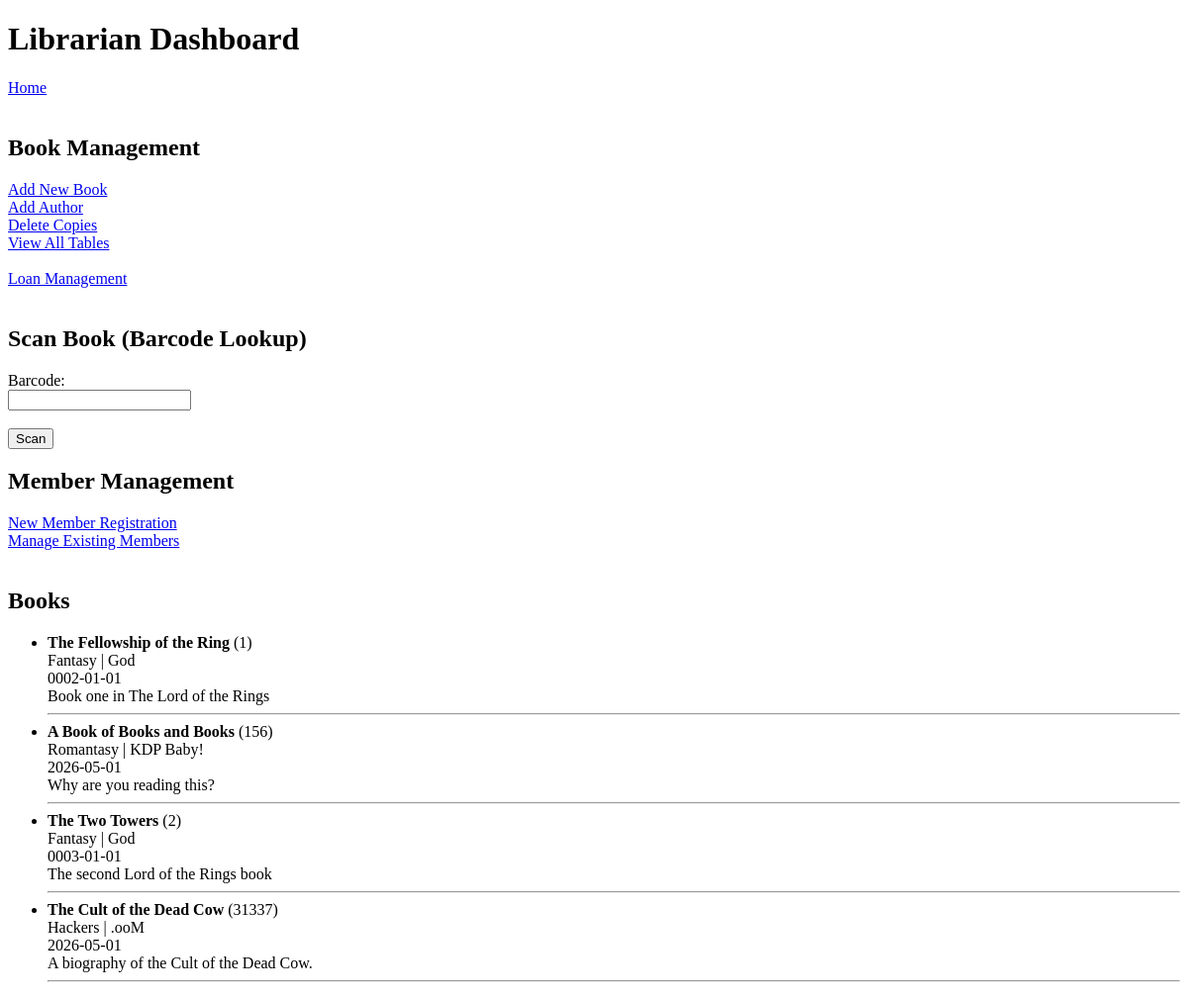
The page /librarian on the database as committed earlier.
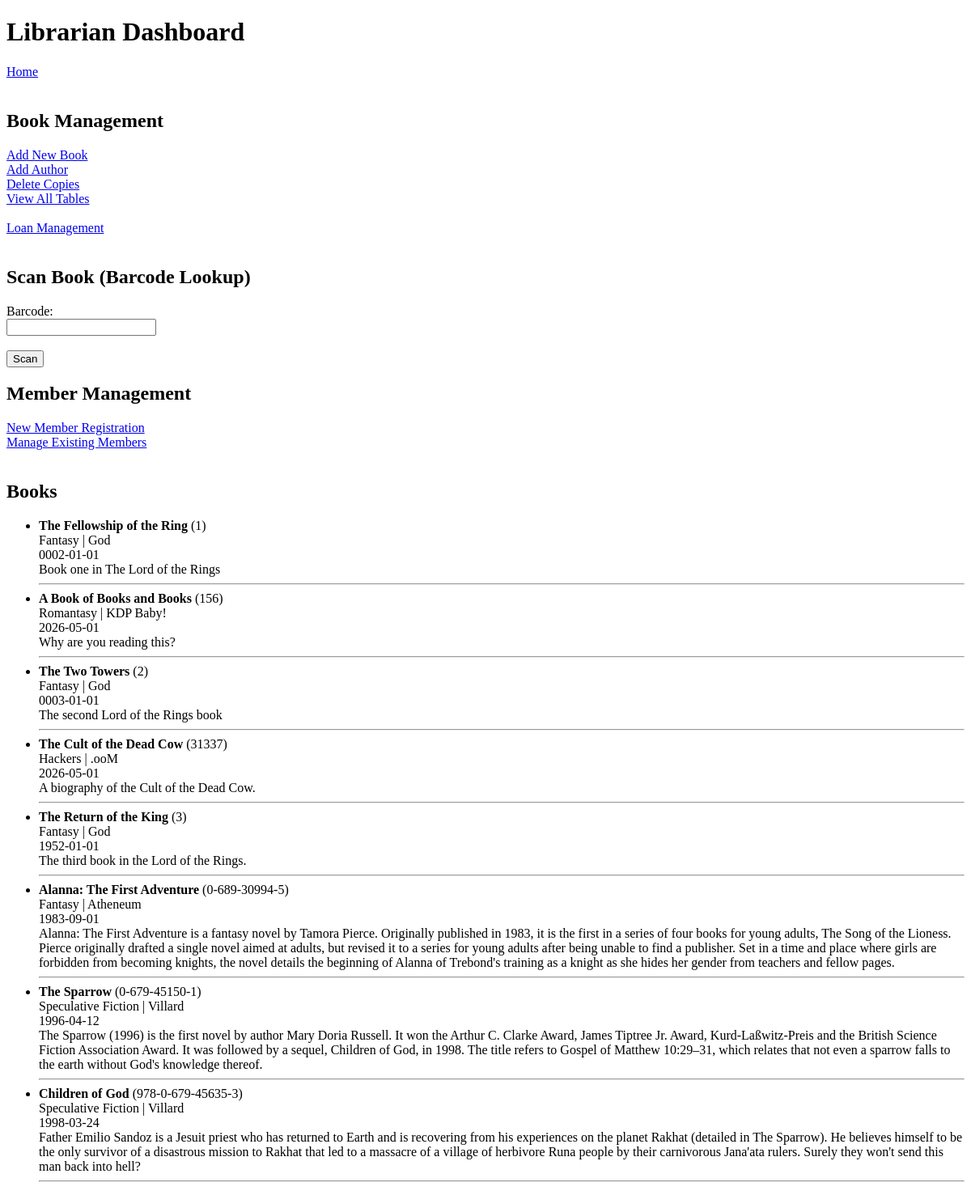
The same page on the database as committed later.
### tables this page shows
CREATE TABLE Books (
            ISBN TEXT PRIMARY KEY,
            Title TEXT NOT NULL,
            Date_Pub TEXT,
            Publisher TEXT,
            Genre TEXT,
            Description TEXT
        );

### app.py (the view)
@app.route('/librarian')
def librarian():
    conn = get_db_connection()
    books = conn.execute('SELECT * FROM Books').fetchall()
    conn.close()
    return render_template('librarian.html', books=books)

### app.py (called while the page is built)
def get_db_connection():
    conn = sqlite3.connect('database.db')
    conn.row_factory = sqlite3.Row
    return conn

### templates/librarian.html (shortened to what this page needs)
<!DOCTYPE html>
<html>
<head>
</head>
<body>
    <h1>Librarian Dashboard</h1>
    <a href="/">Home</a><br><br>
    <h2>Book Management</h2>
    <a href="/add">Add New Book</a><br>
    <a href="/add_author">Add Author</a><br>
    <a href="/delete_copy">Delete Copies</a><br>
    <a href="/tables">View All Tables</a><br><br>
    <a href="/loan_search">Loan Management</a><br><br>
    <h2>Scan Book (Barcode Lookup)</h2>
    <form action="/scan_copy" method="POST">
        <label>Barcode:</label><br>
        <input type="text" name="barcode" autofocus required><br><br>
        <button type="submit">Scan</button>
    </form>
    <h2>Member Management</h2>
    <a href="/add_member">New Member Registration</a><br>
    <a href="/member-management">Manage Existing Members</a><br><br>
    <h2>Books</h2>
    <ul>
        {% for book in books %}
            <li>
                <strong>{{ book['Title'] }}</strong> ({{ book['ISBN'] }})<br>
                {{ book['Genre'] }} | {{ book['Publisher'] }}<br>
                {{ book['Date_Pub'] }}<br>
                {{ book['Description'] }}
            </li>
            <hr>
        {% endfor %}
    </ul>
</body>
</html>

Rows that differ between the two databases and show on the page:
added Books: Title "The Return of the King", ISBN "3", Genre "Fantasy", Publisher "God", Date_Pub "1952-01-01", Description "The third book in the Lord of the Rings."
added Books: Title "Alanna: The First Adventure", ISBN "0-689-30994-5", Genre "Fantasy", Publisher "Atheneum", Date_Pub "1983-09-01", Description "Alanna: The First Adventure is a fantasy novel by Tamora Pierce. Originally published in 1983, it is the first in a series of four books for young adults, The Song of the Lioness. Pierce originally drafted a single novel aimed at adults, but revised it to a series for young adults after being unable to find a publisher. Set in a time and place where girls are forbidden from becoming knights, the novel details the beginning of Alanna of Trebond's training as a knight as she hides her gender from teachers and fellow pages."
added Books: Title "The Sparrow", ISBN "0-679-45150-1", Genre "Speculative Fiction", Publisher "Villard", Date_Pub "1996-04-12", Description "The Sparrow (1996) is the first novel by author Mary Doria Russell. It won the Arthur C. Clarke Award, James Tiptree Jr. Award, Kurd-Laßwitz-Preis and the British Science Fiction Association Award. It was followed by a sequel, Children of God, in 1998. The title refers to Gospel of Matthew 10:29–31, which relates that not even a sparrow falls to the earth without God's knowledge thereof."
added Books: Title "Children of God", ISBN "978-0-679-45635-3", Genre "Speculative Fiction", Publisher "Villard", Date_Pub "1998-03-24", Description "Father Emilio Sandoz is a Jesuit priest who has returned to Earth and is recovering from his experiences on the planet Rakhat (detailed in The Sparrow). He believes himself to be the only survivor of a disastrous mission to Rakhat that led to a massacre of a village of herbivore Runa people by their carnivorous Jana'ata rulers. Surely they won't send this man back into hell?"
